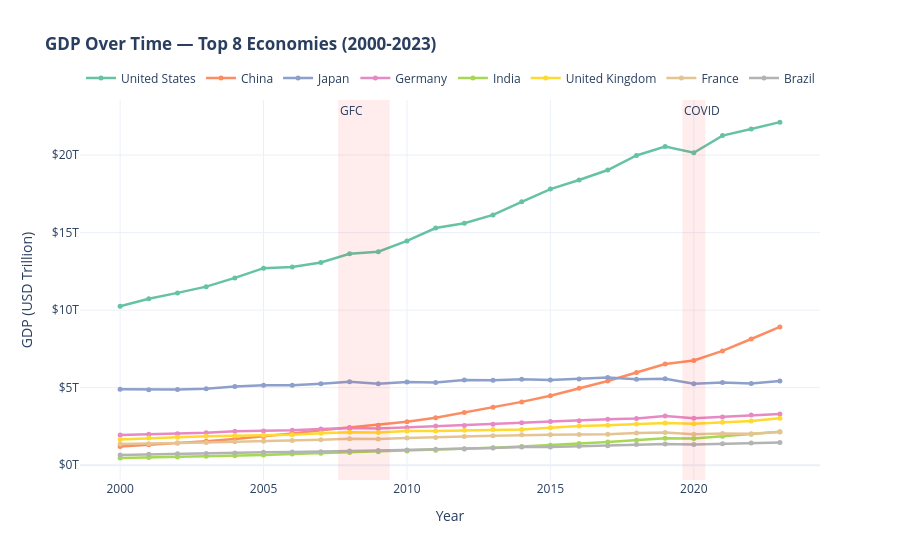

Write notebook code for a chart like this one.
### Code cell
# ── 6. GDP Over Time — Top 8 (Interactive Plotly) ────────────────────────────
top8_names = (
    df[df['Year'] == 2023]
    .sort_values('Value_T', ascending=False)
    .head(8)['Country Name']
    .tolist()
)
 
df_top8 = df[df['Country Name'].isin(top8_names)]
 
fig = px.line(
    df_top8, x='Year', y='Value_T',
    color='Country Name',
    markers=True,
    title='<b>GDP Over Time — Top 8 Economies (2000-2023)</b>',
    labels={'Value_T': 'GDP (USD Trillion)', 'Country Name': ''},
    template='plotly_white',
    color_discrete_sequence=px.colors.qualitative.Set2
)
fig.update_traces(marker=dict(size=5), line=dict(width=2.5))
fig.update_layout(
    hovermode='x unified',
    legend=dict(orientation='h', yanchor='bottom', y=1.02, xanchor='right', x=1),
    yaxis_tickprefix='$',
    yaxis_ticksuffix='T',
)
 
# Shade recession bands
for x0, x1, label in [(2008, 2009, 'GFC'), (2020, 2020, 'COVID')]:
    fig.add_vrect(x0=x0 - 0.4, x1=x1 + 0.4, fillcolor='red', opacity=0.07,
                  line_width=0, annotation_text=label,
                  annotation_position='top left')
fig.show()

### Figure 1 — Plotly figure (JSON) as saved in the notebook; plotly's stock layout.template omitted (floating-point values rounded to 4 significant figures)
{"data": [{"hovertemplate": "=United States<br>Year=%{x}<br>GDP (USD Trillion)=%{y}<extra></extra>", "legendgroup": "United States", "line": {"color": "rgb(102,194,165)", "dash": "solid", "width": 2.5}, "marker": {"size": 5, "symbol": "circle"}, "mode": "lines+markers", "name": "United States", "orientation": "v", "showlegend": true, "type": "scatter", "x": [2000, 2001, 2002, 2003, 2004, 2005, 2006, 2007, 2008, 2009, 2010, 2011, 2012, 2013, 2014, 2015, 2016, 2017, 2018, 2019, 2020, 2021, 2022, 2023], "xaxis": "x", "y": [10.25, 10.73, 11.11, 11.51, 12.08, 12.71, 12.79, 13.07, 13.64, 13.77, 14.46, 15.29, 15.6, 16.14, 16.99, 17.81, 18.39, 19.04, 19.98, 20.55, 20.15, 21.26, 21.69, 22.13], "yaxis": "y"}, {"hovertemplate": "=China<br>Year=%{x}<br>GDP (USD Trillion)=%{y}<extra></extra>", "legendgroup": "China", "line": {"color": "rgb(252,141,98)", "dash": "solid", "width": 2.5}, "marker": {"size": 5, "symbol": "circle"}, "mode": "lines+markers", "name": "China", "orientation": "v", "showlegend": true, "type": "scatter", "x": [2000, 2001, 2002, 2003, 2004, 2005, 2006, 2007, 2008, 2009, 2010, 2011, 2012, 2013, 2014, 2015, 2016, 2017, 2018, 2019, 2020, 2021, 2022, 2023], "xaxis": "x", "y": [1.21, 1.312, 1.431, 1.541, 1.68, 1.853, 2.044, 2.257, 2.433, 2.578, 2.802, 3.064, 3.397, 3.733, 4.082, 4.479, 4.956, 5.427, 5.981, 6.521, 6.753, 7.367, 8.139, 8.917], "yaxis": "y"}, {"hovertemplate": "=Japan<br>Year=%{x}<br>GDP (USD Trillion)=%{y}<extra></extra>", "legendgroup": "Japan", "line": {"color": "rgb(141,160,203)", "dash": "solid", "width": 2.5}, "marker": {"size": 5, "symbol": "circle"}, "mode": "lines+markers", "name": "Japan", "orientation": "v", "showlegend": true, "type": "scatter", "x": [2000, 2001, 2002, 2003, 2004, 2005, 2006, 2007, 2008, 2009, 2010, 2011, 2012, 2013, 2014, 2015, 2016, 2017, 2018, 2019, 2020, 2021, 2022, 2023], "xaxis": "x", "y": [4.89, 4.866, 4.883, 4.931, 5.077, 5.152, 5.159, 5.258, 5.376, 5.259, 5.365, 5.332, 5.487, 5.48, 5.541, 5.487, 5.561, 5.652, 5.535, 5.579, 5.252, 5.324, 5.269, 5.432], "yaxis": "y"}, {"hovertemplate": "=Germany<br>Year=%{x}<br>GDP (USD Trillion)=%{y}<extra></extra>", "legendgroup": "Germany", "line": {"color": "rgb(231,138,195)", "dash": "solid", "width": 2.5}, "marker": {"size": 5, "symbol": "circle"}, "mode": "lines+markers", "name": "Germany", "orientation": "v", "showlegend": true, "type": "scatter", "x": [2000, 2001, 2002, 2003, 2004, 2005, 2006, 2007, 2008, 2009, 2010, 2011, 2012, 2013, 2014, 2015, 2016, 2017, 2018, 2019, 2020, 2021, 2022, 2023], "xaxis": "x", "y": [1.95, 1.992, 2.02, 2.095, 2.187, 2.208, 2.25, 2.331, 2.403, 2.368, 2.434, 2.524, 2.56, 2.641, 2.741, 2.813, 2.862, 2.953, 3.011, 3.173, 3.024, 3.111, 3.241, 3.305], "yaxis": "y"}, {"hovertemplate": "=India<br>Year=%{x}<br>GDP (USD Trillion)=%{y}<extra></extra>", "legendgroup": "India", "line": {"color": "rgb(166,216,84)", "dash": "solid", "width": 2.5}, "marker": {"size": 5, "symbol": "circle"}, "mode": "lines+markers", "name": "India", "orientation": "v", "showlegend": true, "type": "scatter", "x": [2000, 2001, 2002, 2003, 2004, 2005, 2006, 2007, 2008, 2009, 2010, 2011, 2012, 2013, 2014, 2015, 2016, 2017, 2018, 2019, 2020, 2021, 2022, 2023], "xaxis": "x", "y": [0.47, 0.499, 0.5314, 0.5678, 0.6109, 0.6575, 0.7123, 0.7697, 0.8126, 0.8601, 0.9174, 0.9682, 1.045, 1.122, 1.198, 1.28, 1.391, 1.495, 1.604, 1.728, 1.727, 1.858, 1.992, 2.161], "yaxis": "y"}, {"hovertemplate": "=United Kingdom<br>Year=%{x}<br>GDP (USD Trillion)=%{y}<extra></extra>", "legendgroup": "United Kingdom", "line": {"color": "rgb(255,217,47)", "dash": "solid", "width": 2.5}, "marker": {"size": 5, "symbol": "circle"}, "mode": "lines+markers", "name": "United Kingdom", "orientation": "v", "showlegend": true, "type": "scatter", "x": [2000, 2001, 2002, 2003, 2004, 2005, 2006, 2007, 2008, 2009, 2010, 2011, 2012, 2013, 2014, 2015, 2016, 2017, 2018, 2019, 2020, 2021, 2022, 2023], "xaxis": "x", "y": [1.66, 1.744, 1.805, 1.86, 1.898, 1.926, 1.958, 2.054, 2.125, 2.112, 2.204, 2.211, 2.25, 2.307, 2.3, 2.409, 2.519, 2.574, 2.647, 2.716, 2.671, 2.774, 2.854, 3.018], "yaxis": "y"}, {"hovertemplate": "=France<br>Year=%{x}<br>GDP (USD Trillion)=%{y}<extra></extra>", "legendgroup": "France", "line": {"color": "rgb(229,196,148)", "dash": "solid", "width": 2.5}, "marker": {"size": 5, "symbol": "circle"}, "mode": "lines+markers", "name": "France", "orientation": "v", "showlegend": true, "type": "scatter", "x": [2000, 2001, 2002, 2003, 2004, 2005, 2006, 2007, 2008, 2009, 2010, 2011, 2012, 2013, 2014, 2015, 2016, 2017, 2018, 2019, 2020, 2021, 2022, 2023], "xaxis": "x", "y": [1.36, 1.384, 1.423, 1.46, 1.505, 1.537, 1.591, 1.644, 1.699, 1.691, 1.751, 1.777, 1.85, 1.9, 1.957, 1.966, 1.976, 1.99, 2.067, 2.104, 2.002, 2.05, 2.033, 2.144], "yaxis": "y"}, {"hovertemplate": "=Brazil<br>Year=%{x}<br>GDP (USD Trillion)=%{y}<extra></extra>", "legendgroup": "Brazil", "line": {"color": "rgb(179,179,179)", "dash": "solid", "width": 2.5}, "marker": {"size": 5, "symbol": "circle"}, "mode": "lines+markers", "name": "Brazil", "orientation": "v", "showlegend": true, "type": "scatter", "x": [2000, 2001, 2002, 2003, 2004, 2005, 2006, 2007, 2008, 2009, 2010, 2011, 2012, 2013, 2014, 2015, 2016, 2017, 2018, 2019, 2020, 2021, 2022, 2023], "xaxis": "x", "y": [0.66, 0.701, 0.7384, 0.7589, 0.7798, 0.8317, 0.8548, 0.8656, 0.9114, 0.9435, 0.9782, 1.021, 1.057, 1.112, 1.171, 1.171, 1.225, 1.259, 1.326, 1.36, 1.337, 1.388, 1.431, 1.465], "yaxis": "y"}], "layout": {"annotations": [{"showarrow": false, "text": "GFC", "x": 2008.0, "xanchor": "left", "xref": "x", "y": 1, "yanchor": "top", "yref": "y domain"}, {"showarrow": false, "text": "COVID", "x": 2020.0, "xanchor": "left", "xref": "x", "y": 1, "yanchor": "top", "yref": "y domain"}], "hovermode": "x unified", "legend": {"orientation": "h", "title": {"text": ""}, "tracegroupgap": 0, "x": 1, "xanchor": "right", "y": 1.02, "yanchor": "bottom"}, "shapes": [{"fillcolor": "red", "line": {"width": 0}, "opacity": 0.07, "type": "rect", "x0": 2008.0, "x1": 2009.0, "xref": "x", "y0": 0, "y1": 1, "yref": "y domain"}, {"fillcolor": "red", "line": {"width": 0}, "opacity": 0.07, "type": "rect", "x0": 2020.0, "x1": 2020.0, "xref": "x", "y0": 0, "y1": 1, "yref": "y domain"}], "title": {"text": "<b>GDP Over Time — Top 8 Economies (2000-2023)</b>"}, "xaxis": {"anchor": "y", "domain": [0, 1], "title": {"text": "Year"}}, "yaxis": {"anchor": "x", "domain": [0, 1], "tickprefix": "$", "ticksuffix": "T", "title": {"text": "GDP (USD Trillion)"}}}}
